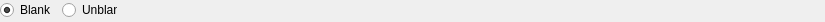
<?xml version="1.0" encoding="UTF-8"?>
<ui version="4.0">
 <class>Form</class>
 <widget class="QWidget" name="Form">
  <property name="geometry">
   <rect>
    <x>0</x>
    <y>0</y>
    <width>825</width>
    <height>22</height>
   </rect>
  </property>
  <property name="windowTitle">
   <string>Form</string>
  </property>
  <widget class="QWidget" name="layoutWidget">
   <property name="geometry">
    <rect>
     <x>0</x>
     <y>0</y>
     <width>117</width>
     <height>20</height>
    </rect>
   </property>
   <layout class="QHBoxLayout" name="horizontalLayout">
    <item>
     <widget class="QRadioButton" name="blankRadio">
      <property name="text">
       <string>Blank</string>
      </property>
      <property name="checked">
       <bool>true</bool>
      </property>
     </widget>
    </item>
    <item>
     <widget class="QRadioButton" name="unblankRadio">
      <property name="text">
       <string>Unblank</string>
      </property>
      <property name="checked">
       <bool>false</bool>
      </property>
      <property name="autoExclusive">
       <bool>true</bool>
      </property>
     </widget>
    </item>
   </layout>
  </widget>
 </widget>
 <resources/>
 <connections/>
</ui>
